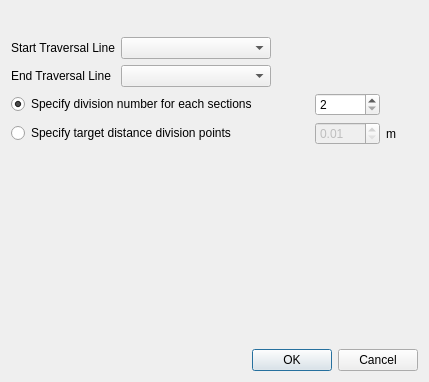
<?xml version="1.0" encoding="UTF-8"?>
<ui version="4.0">
 <class>GridCreatingConditionRiverSurveyPointRegionAddDialog</class>
 <widget class="QDialog" name="GridCreatingConditionRiverSurveyPointRegionAddDialog">
  <property name="geometry">
   <rect>
    <x>0</x>
    <y>0</y>
    <width>429</width>
    <height>382</height>
   </rect>
  </property>
  <property name="windowTitle">
   <string>Add Division Points Regionally</string>
  </property>
  <layout class="QVBoxLayout" name="verticalLayout">
   <item>
    <layout class="QHBoxLayout" name="horizontalLayout_2">
     <item>
      <widget class="QLabel" name="imageLabel">
       <property name="text">
        <string/>
       </property>
       <property name="pixmap">
        <pixmap resource="riversurvey.qrc">:/libs/gridcreatingcondition/riversurvey/images/imgGridCreationRiverSurveyDiv.png</pixmap>
       </property>
      </widget>
     </item>
     <item>
      <spacer name="horizontalSpacer_2">
       <property name="orientation">
        <enum>Qt::Horizontal</enum>
       </property>
       <property name="sizeHint" stdset="0">
        <size>
         <width>40</width>
         <height>20</height>
        </size>
       </property>
      </spacer>
     </item>
    </layout>
   </item>
   <item>
    <layout class="QGridLayout" name="gridLayout">
     <item row="0" column="0">
      <widget class="QLabel" name="startLabel">
       <property name="text">
        <string>Start Traversal Line</string>
       </property>
      </widget>
     </item>
     <item row="0" column="1">
      <widget class="QComboBox" name="startComboBox">
       <property name="minimumSize">
        <size>
         <width>150</width>
         <height>0</height>
        </size>
       </property>
      </widget>
     </item>
     <item row="1" column="0">
      <widget class="QLabel" name="endLabel">
       <property name="text">
        <string>End Traversal Line</string>
       </property>
      </widget>
     </item>
     <item row="1" column="1">
      <widget class="QComboBox" name="endComboBox">
       <property name="minimumSize">
        <size>
         <width>150</width>
         <height>0</height>
        </size>
       </property>
      </widget>
     </item>
     <item row="1" column="2" colspan="2">
      <spacer name="horizontalSpacer_5">
       <property name="orientation">
        <enum>Qt::Horizontal</enum>
       </property>
       <property name="sizeHint" stdset="0">
        <size>
         <width>40</width>
         <height>20</height>
        </size>
       </property>
      </spacer>
     </item>
     <item row="2" column="0" colspan="3">
      <widget class="QRadioButton" name="divNumRadioButton">
       <property name="text">
        <string>Specify division number for each sections</string>
       </property>
       <property name="checked">
        <bool>true</bool>
       </property>
      </widget>
     </item>
     <item row="2" column="3">
      <widget class="QSpinBox" name="divNumSpinBox">
       <property name="minimum">
        <number>2</number>
       </property>
      </widget>
     </item>
     <item row="3" column="0" colspan="3">
      <widget class="QRadioButton" name="distanceRadioButton">
       <property name="text">
        <string>Specify target distance division points</string>
       </property>
      </widget>
     </item>
     <item row="3" column="3">
      <widget class="QDoubleSpinBox" name="distanceSpinBox">
       <property name="enabled">
        <bool>false</bool>
       </property>
       <property name="minimumSize">
        <size>
         <width>65</width>
         <height>0</height>
        </size>
       </property>
       <property name="minimum">
        <double>0.010000000000000</double>
       </property>
       <property name="maximum">
        <double>999.990000000000009</double>
       </property>
      </widget>
     </item>
     <item row="3" column="4">
      <widget class="QLabel" name="distanceUnitLabel">
       <property name="text">
        <string>m</string>
       </property>
      </widget>
     </item>
     <item row="0" column="2" colspan="2">
      <spacer name="horizontalSpacer_4">
       <property name="orientation">
        <enum>Qt::Horizontal</enum>
       </property>
       <property name="sizeHint" stdset="0">
        <size>
         <width>40</width>
         <height>20</height>
        </size>
       </property>
      </spacer>
     </item>
    </layout>
   </item>
   <item>
    <spacer name="verticalSpacer">
     <property name="orientation">
      <enum>Qt::Vertical</enum>
     </property>
     <property name="sizeHint" stdset="0">
      <size>
       <width>20</width>
       <height>0</height>
      </size>
     </property>
    </spacer>
   </item>
   <item>
    <widget class="QDialogButtonBox" name="buttonBox">
     <property name="orientation">
      <enum>Qt::Horizontal</enum>
     </property>
     <property name="standardButtons">
      <set>QDialogButtonBox::Cancel|QDialogButtonBox::Ok</set>
     </property>
     <property name="centerButtons">
      <bool>false</bool>
     </property>
    </widget>
   </item>
  </layout>
 </widget>
 <resources>
  <include location="riversurvey.qrc"/>
 </resources>
 <connections>
  <connection>
   <sender>buttonBox</sender>
   <signal>accepted()</signal>
   <receiver>GridCreatingConditionRiverSurveyPointRegionAddDialog</receiver>
   <slot>accept()</slot>
   <hints>
    <hint type="sourcelabel">
     <x>257</x>
     <y>372</y>
    </hint>
    <hint type="destinationlabel">
     <x>157</x>
     <y>274</y>
    </hint>
   </hints>
  </connection>
  <connection>
   <sender>buttonBox</sender>
   <signal>rejected()</signal>
   <receiver>GridCreatingConditionRiverSurveyPointRegionAddDialog</receiver>
   <slot>reject()</slot>
   <hints>
    <hint type="sourcelabel">
     <x>325</x>
     <y>372</y>
    </hint>
    <hint type="destinationlabel">
     <x>286</x>
     <y>274</y>
    </hint>
   </hints>
  </connection>
  <connection>
   <sender>divNumRadioButton</sender>
   <signal>toggled(bool)</signal>
   <receiver>divNumSpinBox</receiver>
   <slot>setEnabled(bool)</slot>
   <hints>
    <hint type="sourcelabel">
     <x>197</x>
     <y>298</y>
    </hint>
    <hint type="destinationlabel">
     <x>353</x>
     <y>301</y>
    </hint>
   </hints>
  </connection>
  <connection>
   <sender>distanceRadioButton</sender>
   <signal>toggled(bool)</signal>
   <receiver>distanceSpinBox</receiver>
   <slot>setEnabled(bool)</slot>
   <hints>
    <hint type="sourcelabel">
     <x>160</x>
     <y>323</y>
    </hint>
    <hint type="destinationlabel">
     <x>354</x>
     <y>325</y>
    </hint>
   </hints>
  </connection>
 </connections>
</ui>
